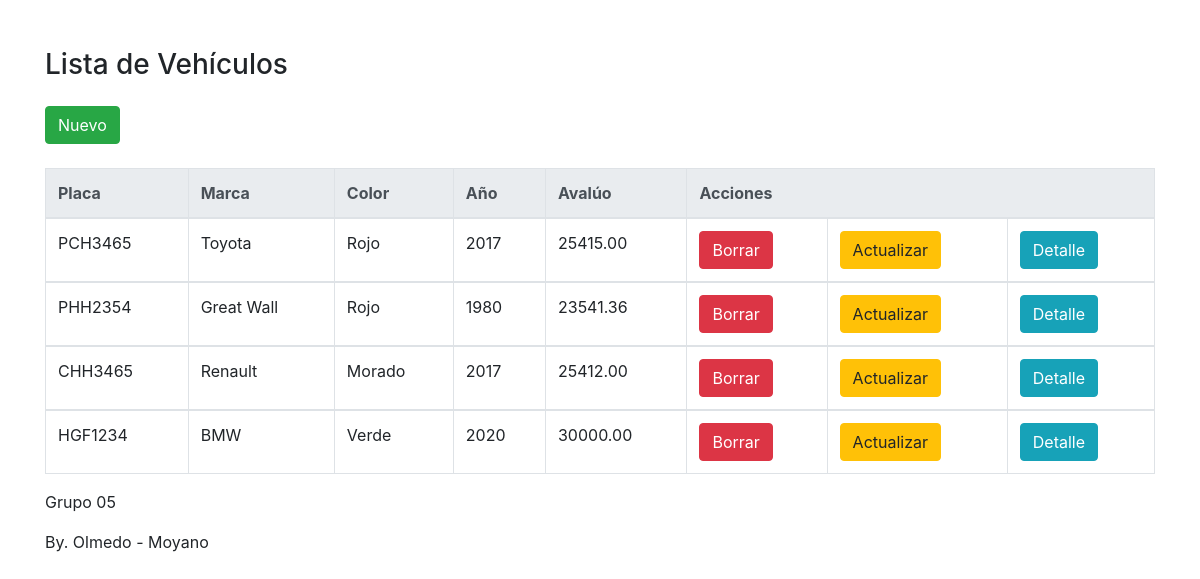
The page / on the database its author committed.
### tables this page shows
CREATE TABLE `vehiculo` (
  `id` mediumint(8) UNSIGNED NOT NULL,
  `placa` char(7) NOT NULL,
  `marca` smallint(5) UNSIGNED NOT NULL,
  `motor` varchar(50) NOT NULL,
  `chasis` varchar(50) NOT NULL,
  `combustible` enum('Gasolina','Diesel','Eléctrico') NOT NULL,
  `anio` year(4) NOT NULL,
  `color` smallint(5) UNSIGNED NOT NULL,
  `foto` varchar(20) DEFAULT NULL,
  `avaluo` decimal(8,2) UNSIGNED NOT NULL
);

CREATE TABLE `marca` (
  `id` smallint(5) UNSIGNED NOT NULL,
  `descripcion` varchar(50) NOT NULL,
  `pais` varchar(50) NOT NULL,
  `direccion` varchar(16) DEFAULT NULL,
  `foto` varchar(20) DEFAULT NULL
);

CREATE TABLE `color` (
  `id` smallint(5) UNSIGNED NOT NULL,
  `descripcion` varchar(50) NOT NULL
);

### www/class/class.vehiculo.php (the view, shortened to what this page needs)
<?php
class vehiculo
{
	private $con;
	function __construct($cn)
	{
		$this->con = $cn;
	}
	public function get_list()
	{
		$d_new = "new/0";
		$d_new_final = base64_encode($d_new);
		$html = '
		<div class="container mt-5">
    <div class="d-flex justify-content-between mb-3">
        <h3>Lista de Vehículos</h3>
    </div>
		<table class="table table-bordered table-hover">
		<thead class="thead-light">
		<a href="index.php?d=' . $d_new_final . '" class="btn btn-success">Nuevo</a>
		<br>
		<br>
			<tr>
				<th>Placa</th>
				<th>Marca</th>
				<th>Color</th>
				<th>Año</th>
				<th>Avalúo</th>
				<th colspan="3">Acciones</th>
			</tr>
			        </thead>
        <tbody>';
		$sql = "SELECT v.id, v.placa, m.descripcion as marca, c.descripcion as color, v.anio, v.avaluo  FROM vehiculo v, color c, marca m WHERE v.marca=m.id AND v.color=c.id;";
		$res = $this->con->query($sql);
		while ($row = $res->fetch_assoc()) {
			$d_del = "del/" . $row['id'];
			$d_del_final = base64_encode($d_del);
			$d_act = "act/" . $row['id'];
			$d_act_final = base64_encode($d_act);
			$d_det = "det/" . $row['id'];
			$d_det_final = base64_encode($d_det);
			$html .= '
				<tr>
					<td>' . $row['placa'] . '</td>
					<td>' . $row['marca'] . '</td>
					<td>' . $row['color'] . '</td>
					<td>' . $row['anio'] . '</td>
					<td>' . $row['avaluo'] . '</td>
					<td><a href="index.php?d=' . $d_del_final . '" class="btn btn-danger">Borrar</a></td>
					<td><a href="index.php?d=' . $d_act_final . '" class="btn btn-warning">Actualizar</a></td>
					<td><a href="index.php?d=' . $d_det_final . '" class="btn btn-info">Detalle</a></td>
				</tr>
				        </tbody>';
		}
		$html .= '
		</table>
                <p>Grupo 05</p>
				<p>By. Olmedo - Moyano</p>
		</div>
';
		return $html;
	}
}
?>

### www/index.php (shortened to what this page needs)
<!DOCTYPE html PUBLIC "-//W3C//DTD XHTML 1.0 Strict//EN" "http://www.w3.org/TR/xhtml1/DTD/xhtml1-strict.dtd">
<html xmlns="http://www.w3.org/1999/xhtml" xml:lang="en" lang="en">
<head>
	<link rel="stylesheet" href="https://stackpath.bootstrapcdn.com/bootstrap/4.3.1/css/bootstrap.min.css">
	<link rel="stylesheet" href="https://use.fontawesome.com/releases/v5.7.2/css/all.css">
</head>
<body>
	<?php
	include_once ("class/class.vehiculo.php");
	$cn = conectar();
	$v = new vehiculo($cn);
	if (isset($_GET['d'])) {
		$dato = base64_decode($_GET['d']);
		$tmp = explode("/", $dato);
		$op = $tmp[0];
		$id = $tmp[1];
		if ($op == "del") {
			echo $v->delete_vehiculo($id);
		} elseif ($op == "det") {
			echo $v->get_detail_vehiculo($id);
		} elseif ($op == "new") {
			echo $v->get_form();
		} elseif ($op == "act") {
			echo $v->get_form($id);
		}
	} else {
		if (isset($_POST['Guardar']) && $_POST['op'] == "new") {
			$v->save_vehiculo();
		} elseif (isset($_POST['Guardar']) && $_POST['op'] == "update") {
			$v->update_vehiculo();
		} else {
			echo $v->get_list();
		}
	}
	function conectar()
	{
		$c = new mysqli(SERVER, USER, PASS, BD);
		$c->set_charset("utf8");
		return $c;
	}
	?>
</body>
</html>

### rows shown on the page
vehiculo: placa "PCH3465", marca.descripcion "Toyota", color.descripcion "Rojo", anio "2017", avaluo "25415.00"
vehiculo: placa "PHH2354", marca.descripcion "Great Wall", color.descripcion "Rojo", anio "1980", avaluo "23541.36"
vehiculo: placa "CHH3465", marca.descripcion "Renault", color.descripcion "Morado", anio "2017", avaluo "25412.00"
vehiculo: placa "HGF1234", marca.descripcion "BMW", color.descripcion "Verde", anio "2020", avaluo "30000.00"
